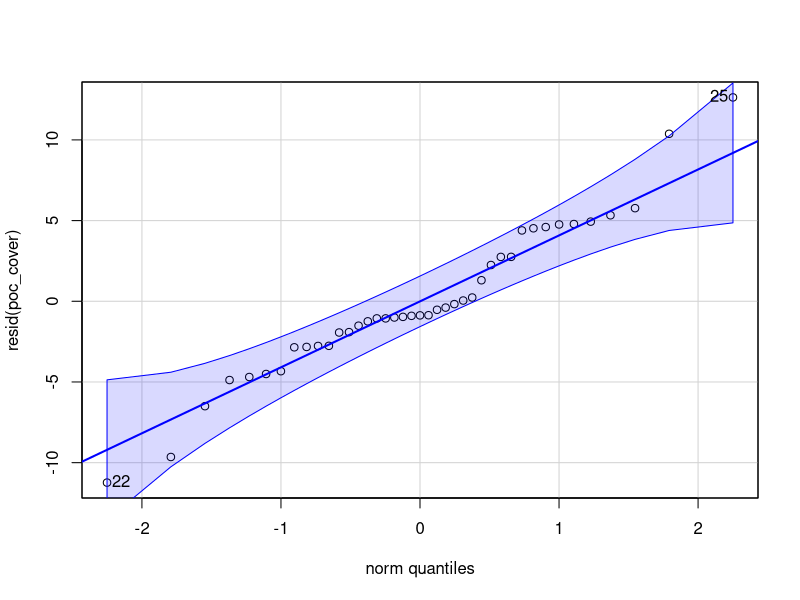
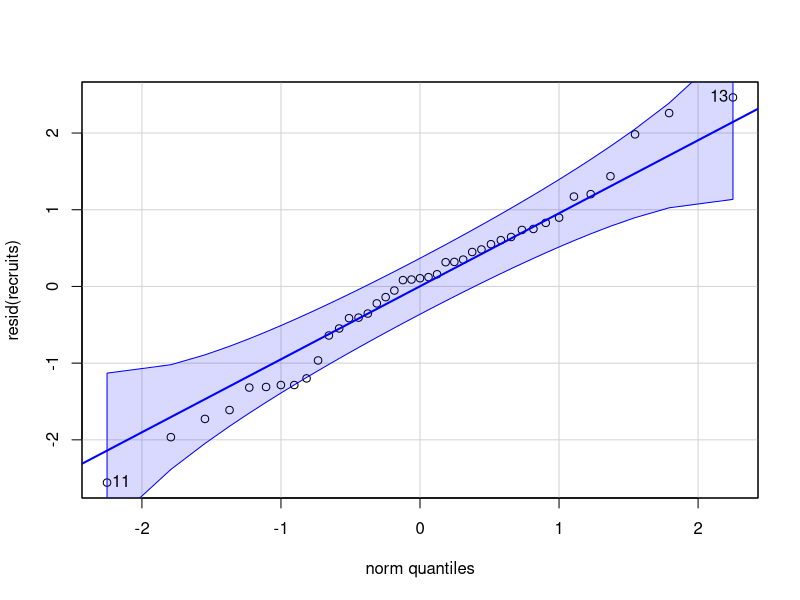

Recreate these plots in R, in order. (Note: this script raises an error after producing the figures.)
## ---- chunk 1
knitr::opts_chunk$set(echo = TRUE)
## ---- chunk 2
library(ggeffects)
library(patchwork)
library(MASS)
library(car)
library(lavaan)
library(tidyverse)
library(lmerTest)
library(lme4)
library(nlme)
library(GGally)
## ---- chunk 3
EnvData_wPocCover <- read_csv(here::here("Data", "EnvData_wPocCover.csv"))
## FULL dataset with pocillopora cover data, env data (nuts, etc), and recruitment counts 

## ---- chunk 4

 poc_cover <- lm(percent_cover ~ silicate_avg + poly(log(sum_total+1), 2), data=EnvData_wPocCover)
recruits <- lm(log(sum_total+1) ~ silicate_avg + poly(percent_cover,2), data=EnvData_wPocCover)


qqp(resid(poc_cover),"norm") 
qqp(resid(recruits),"norm")
## ---- chunk 5
##############################
## Varari 
##############################

## create the sem model, needed to remove reciprocal relationsship/path of sumtotal ~ percentcover because it was breaking the information matrix in lavaaan 

sem_modelV <- '
  # Silicate_avg impacts recruits and percent_cover (linear)
  logsum_total ~ silicate_avg
  percent_cover ~ silicate_avg
  
  # Polynomial terms: recruits and percent_cover (quadratic)
  logsum_total ~ percent_cover + percent_cover_sq
  logsum_total ~ silicate_avg + silicate_avg_sq
  percent_cover ~ silicate_avg + silicate_avg_sq
'

# create the df and tidy as necessary 
EnvData_wPocCoverV <- EnvData_wPocCover %>%
  filter(Location=="Varari") %>% 
  mutate(silicate_avg = as.numeric(silicate_avg),
         sum_total = as.numeric(sum_total),
         percent_cover = as.numeric(percent_cover), 
         logsilicate_avg = log(silicate_avg+1),
         logsum_total = log(sum_total+1),
         logpercent_cover = log(percent_cover+1), 
         percent_cover_sq = (percent_cover^2),
         sum_total_sq = (sum_total^2), 
         silicate_avg_sq = (silicate_avg^2)) %>%
  drop_na(silicate_avg, sum_total, percent_cover)

## fit and summarize the model 
fitV <- sem(sem_modelV, data = EnvData_wPocCoverV)
summary(fitV, fit.measures = TRUE, standardized = TRUE)


##############################
## Cabral 
##############################

sem_modelC <- '
  # Silicate_avg impacts recruits and percent_cover (linear)
  logsum_total ~ silicate_avg
  percent_cover ~ silicate_avg
  
  # Polynomial terms: recruits and percent_cover (quadratic)
  logsum_total ~ percent_cover + percent_cover_sq
  logsum_total ~ silicate_avg + silicate_avg_sq
  percent_cover ~ silicate_avg + silicate_avg_sq
'


EnvData_wPocCoverC <- EnvData_wPocCover %>%
  filter(Location=="Cabral") %>% 
  mutate(silicate_avg = as.numeric(silicate_avg),
         sum_total = as.numeric(sum_total),
         percent_cover = as.numeric(percent_cover), 
         logsilicate_avg = log(silicate_avg+1),
         logsum_total = log(sum_total+1),
         logpercent_cover = log(percent_cover+1), 
         percent_cover_sq = (percent_cover^2),
         sum_total_sq = (sum_total^2), 
         silicate_avg_sq = (silicate_avg^2)) %>%
  drop_na(silicate_avg, sum_total, percent_cover)


fitC <- sem(sem_modelC, data = EnvData_wPocCoverC)
summary(fitC, fit.measures = TRUE, standardized = TRUE)




## ---- chunk 6

#############################
## Varari 
#############################

ggplot(EnvData_wPocCoverV, 
       aes(x = silicate_avg, 
           y = log(percent_cover+1))) +
  geom_point() +
  geom_smooth(method=lm, 
              formula="y~poly(x,2)") +
  labs(title = "Relationship between SGD and Percent Cover")


ggplot(EnvData_wPocCoverV, 
       aes(x = log(percent_cover+1) , 
           y = log(sum_total+1))) +
  geom_point() +
  geom_smooth(method=lm, 
              formula="y~poly(x,2)") +
  labs(title = "Relationship between POC Cover and Recruits")


fitMeasures(fitV, c("rmsea", "cfi", "srmr"))


#############################
## Cabral 
#############################

ggplot(EnvData_wPocCoverC, 
       aes(x = silicate_avg, 
           y = log(percent_cover+1))) +
  geom_point() +
  geom_smooth(method=lm, 
              formula="y~poly(x,2)") +
  labs(title = "Relationship between SGD and Percent Cover")


ggplot(EnvData_wPocCoverC, 
       aes(x = log(percent_cover+1) , 
           y = log(sum_total+1))) +
  geom_point() +
  geom_smooth(method=lm, 
              formula="y~poly(x,2)") +
  labs(title = "Relationship between POC Cover and Recruits")


fitMeasures(fitC, c("rmsea", "cfi", "srmr"))
